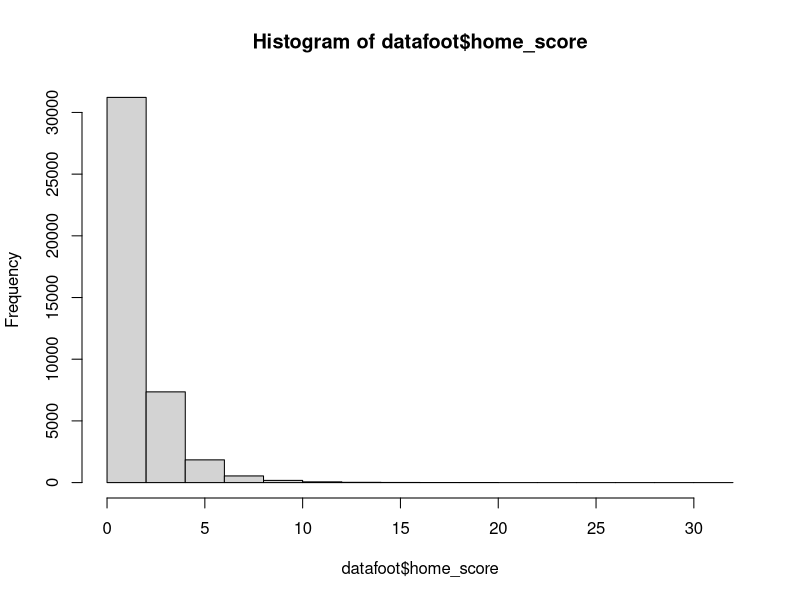
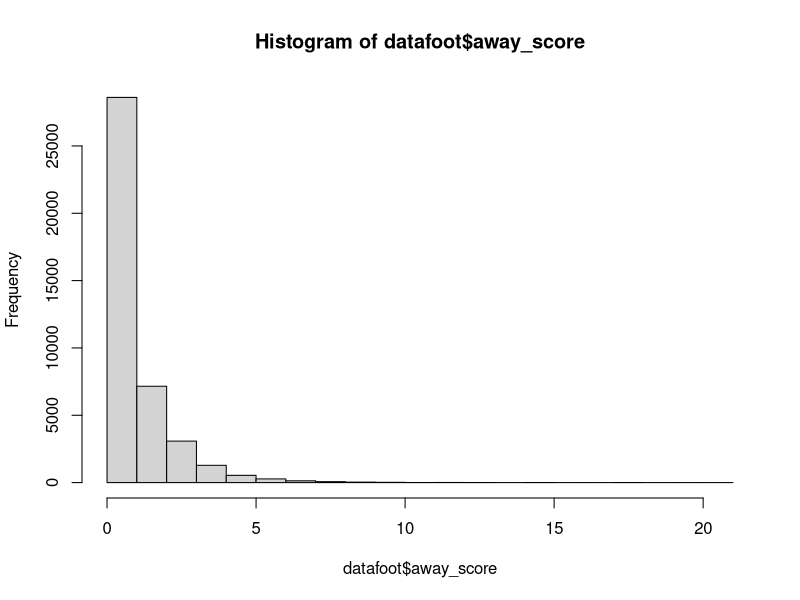
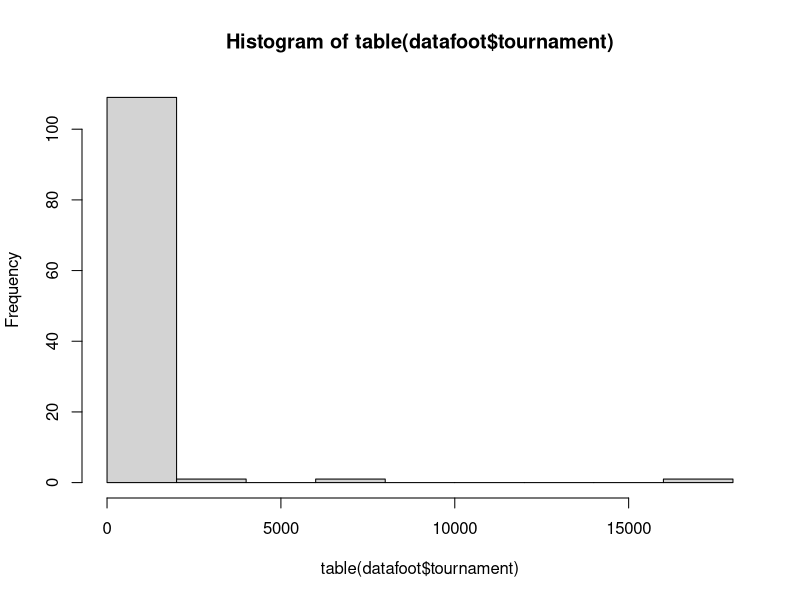

The R source for these figures, in order:
## ---- chunk 1
knitr::opts_chunk$set(echo = TRUE)
## ---- chunk 2
datafoot <- read.csv("results.csv",header = TRUE, dec=".",sep=",")
datafoot
summary(datafoot)
## ---- chunk 3
hist(datafoot$home_score)
hist(datafoot$away_score)
hist(table(datafoot$tournament))
## ---- chunk 4
n = nrow(datafoot)
split = sample(c(TRUE, FALSE), n, replace=TRUE, prob=c(0.75, 0.25))

training = datafoot[split, ]
testing = datafoot[!split, ]
